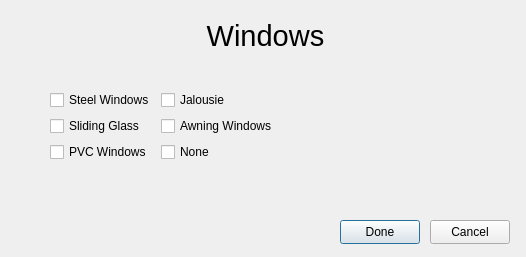
<?xml version="1.0" encoding="UTF-8"?>
<ui version="4.0">
 <class>Dialog</class>
 <widget class="QDialog" name="Dialog">
  <property name="geometry">
   <rect>
    <x>0</x>
    <y>0</y>
    <width>526</width>
    <height>257</height>
   </rect>
  </property>
  <property name="windowTitle">
   <string>Dialog</string>
  </property>
  <widget class="QPushButton" name="done_button">
   <property name="geometry">
    <rect>
     <x>340</x>
     <y>220</y>
     <width>80</width>
     <height>24</height>
    </rect>
   </property>
   <property name="text">
    <string>Done</string>
   </property>
  </widget>
  <widget class="QPushButton" name="cancel_button">
   <property name="geometry">
    <rect>
     <x>430</x>
     <y>220</y>
     <width>80</width>
     <height>24</height>
    </rect>
   </property>
   <property name="text">
    <string>Cancel</string>
   </property>
  </widget>
  <widget class="QLabel" name="material_label">
   <property name="geometry">
    <rect>
     <x>130</x>
     <y>20</y>
     <width>271</width>
     <height>31</height>
    </rect>
   </property>
   <property name="font">
    <font>
     <pointsize>22</pointsize>
    </font>
   </property>
   <property name="text">
    <string>Windows</string>
   </property>
   <property name="alignment">
    <set>Qt::AlignCenter</set>
   </property>
  </widget>
  <widget class="QWidget" name="formLayoutWidget">
   <property name="geometry">
    <rect>
     <x>50</x>
     <y>90</y>
     <width>411</width>
     <height>80</height>
    </rect>
   </property>
   <layout class="QFormLayout" name="formLayout">
    <item row="0" column="0">
     <widget class="QCheckBox" name="steel_windows">
      <property name="text">
       <string>Steel Windows</string>
      </property>
     </widget>
    </item>
    <item row="0" column="1">
     <widget class="QCheckBox" name="jalousie">
      <property name="text">
       <string>Jalousie</string>
      </property>
     </widget>
    </item>
    <item row="1" column="0">
     <widget class="QCheckBox" name="sliding_glass">
      <property name="text">
       <string>Sliding Glass</string>
      </property>
     </widget>
    </item>
    <item row="2" column="0">
     <widget class="QCheckBox" name="pvc_windows">
      <property name="text">
       <string>PVC Windows</string>
      </property>
     </widget>
    </item>
    <item row="2" column="1">
     <widget class="QCheckBox" name="none">
      <property name="text">
       <string>None</string>
      </property>
     </widget>
    </item>
    <item row="1" column="1">
     <widget class="QCheckBox" name="awning_windows">
      <property name="text">
       <string>Awning Windows</string>
      </property>
     </widget>
    </item>
   </layout>
  </widget>
 </widget>
 <resources/>
 <connections>
  <connection>
   <sender>cancel_button</sender>
   <signal>clicked()</signal>
   <receiver>Dialog</receiver>
   <slot>reject()</slot>
   <hints>
    <hint type="sourcelabel">
     <x>474</x>
     <y>228</y>
    </hint>
    <hint type="destinationlabel">
     <x>487</x>
     <y>172</y>
    </hint>
   </hints>
  </connection>
  <connection>
   <sender>done_button</sender>
   <signal>clicked()</signal>
   <receiver>Dialog</receiver>
   <slot>accept()</slot>
   <hints>
    <hint type="sourcelabel">
     <x>382</x>
     <y>228</y>
    </hint>
    <hint type="destinationlabel">
     <x>401</x>
     <y>179</y>
    </hint>
   </hints>
  </connection>
 </connections>
</ui>
